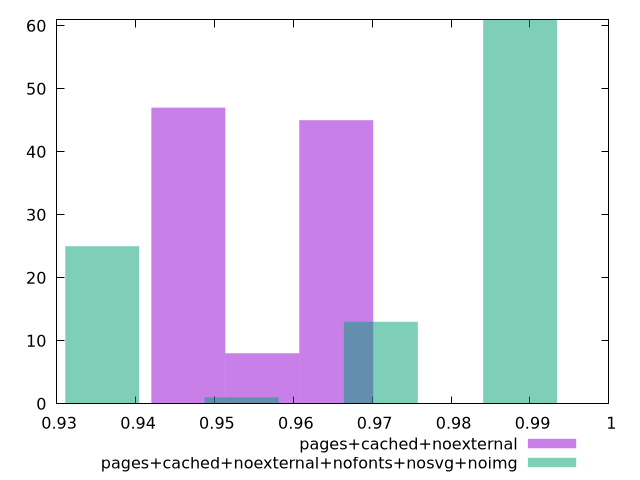

The gnuplot source for this figure:
$_pagesCachedNoexternal <<EOF
0.9466947766712873 47
0.9560679922818942 8
0.965441207892501 45
EOF
$_pagesCachedNoexternalNofontsNosvgNoimg <<EOF
0.9887517815418452 61
0.971095499728598 13
0.9357829361021035 25
0.9534392179153508 1
EOF
set key outside below
set terminal pngcairo
set output "report_00005_2020-11-02T22-26-11.212Z/first-contentful-paint/first-contentful-paint_pages+cached+noexternal_pages+cached+noexternal+nofonts+nosvg+noimg+hist.png"
set boxwidth 0.009373215610606805
set style fill transparent solid 0.5 noborder
set yrange [0:61]
plot $_pagesCachedNoexternal title "pages+cached+noexternal" with boxes ,$_pagesCachedNoexternalNofontsNosvgNoimg title "pages+cached+noexternal+nofonts+nosvg+noimg" with boxes ,
